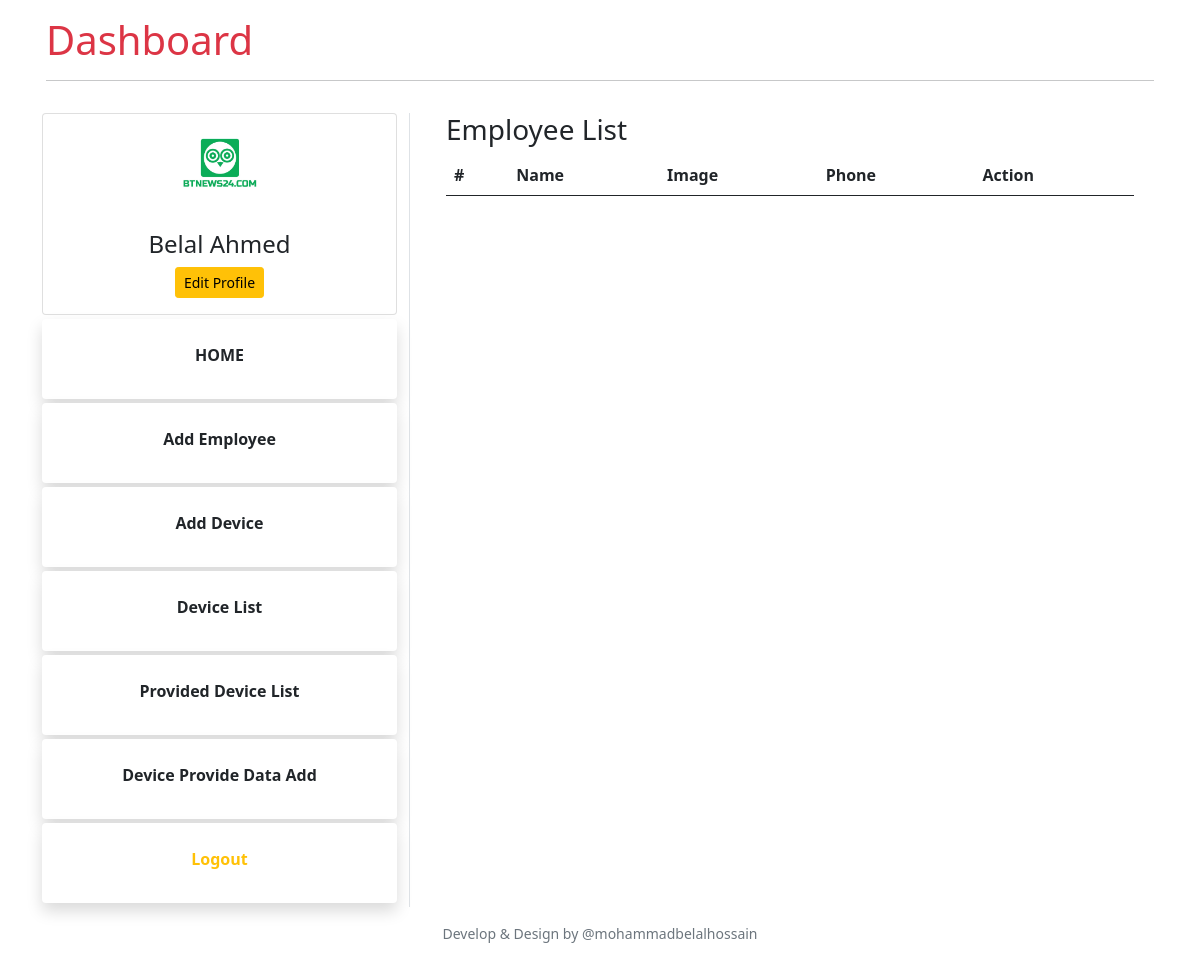
The page / (signed in) on the database as committed earlier.
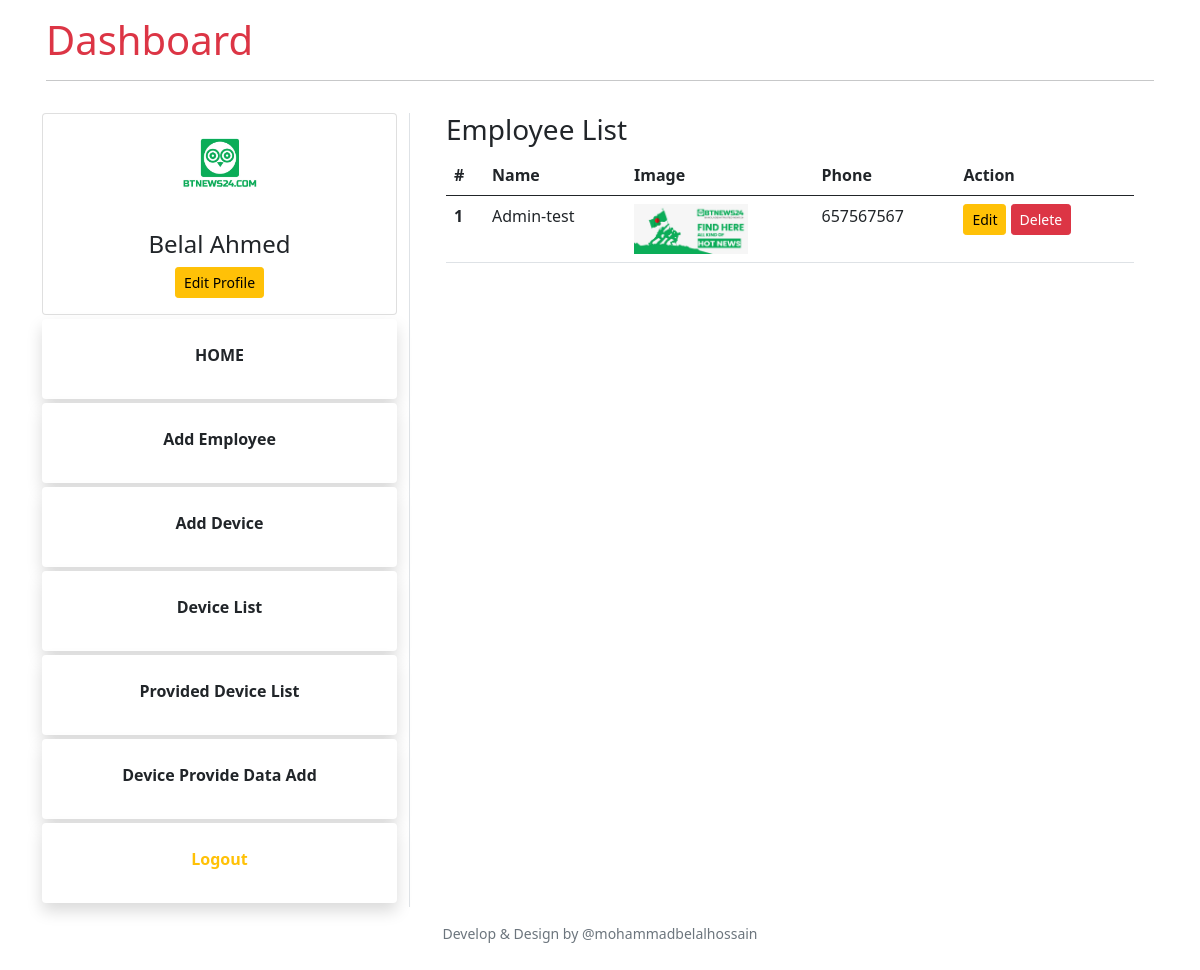
The same page on the database as committed later.
### companies_app/models.py (models this page shows, shortened)
class Employee(models.Model):
    company   = models.ForeignKey(User,on_delete=models.CASCADE)
    name     = models.CharField(max_length = 150)
    image    = models.ImageField(upload_to="employeprofilepicture", default='no_img.png')
    phone    = models.CharField(max_length=15,unique=True)
    address  = models.CharField(max_length=200)

### companies_app/views.py (the view)
# urls.py: path('', home, name='home'),
@login_required
def home(request):
    companies = User.objects.filter(is_company=True)
    employees = Employee.objects.filter(company=request.user)
    context = {
       'companies':companies,
       'employees':employees,
    }
    return render(request, 'companies_app/home.html',context)

### companies_app/templates/companies_app/home.html (shortened to what this page needs)
{% extends 'companies_app/base.html' %}
{% block content %}
{% if user.is_company %}
    {% include 'companies_app/company-home.html' %}
{% endif %}
{% endblock content %}

### companies_app/templates/companies_app/company-home.html
<div class="container">
    <h3>Employee List</h3>
    <table class="table">
        <thead>
          <tr>
            <th scope="col">#</th>
            <th scope="col">Name</th>
            <th scope="col">Image</th>
            <th scope="col">Phone</th>
            <th scope="col">Action</th>
          </tr>
        </thead>
        <tbody>
            {% for c in employees %}
            <tr>
                <th scope="row">{{forloop.counter}}</th>
                <td>{{ c.name }}</td>
                <td><img src="{{ c.image.url }}" alt="" style="height: 50px;"></td>
                <td>{{ c.phone }}</td>
                <td>
                    <a class="btn btn-sm btn-warning" href="{% url 'employee-info-update' c.pk %}">Edit</a>
                    <a class="btn btn-sm btn-danger" href="{% url 'delete-employee' c.pk %}">Delete</a>
                </td>
              </tr>
            {% endfor %}
        </tbody>
      </table>
</div>

Rows that differ between the two databases and show on the page:
added Employee: name "Admin-test", image (picture), phone "657567567"
